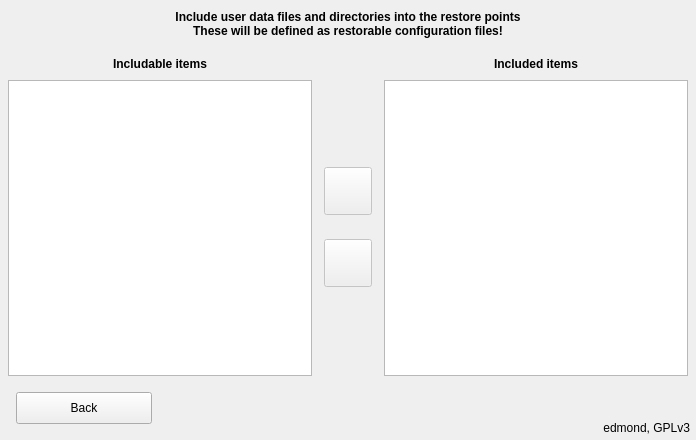
     <widget class="QWidget" name="includepanel" native="true">
      <property name="geometry">
       <rect>
        <x>697</x>
        <y>24</y>
        <width>696</width>
        <height>440</height>
       </rect>
      </property>
      <property name="autoFillBackground">
       <bool>true</bool>
      </property>
      <widget class="QLabel" name="includeitemstext">
       <property name="geometry">
        <rect>
         <x>8</x>
         <y>48</y>
         <width>304</width>
         <height>32</height>
        </rect>
       </property>
       <property name="font">
        <font>
         <weight>75</weight>
         <bold>true</bold>
        </font>
       </property>
       <property name="text">
        <string>Includable items</string>
       </property>
       <property name="alignment">
        <set>Qt::AlignCenter</set>
       </property>
      </widget>
      <widget class="QLabel" name="includedtext">
       <property name="geometry">
        <rect>
         <x>384</x>
         <y>48</y>
         <width>304</width>
         <height>32</height>
        </rect>
       </property>
       <property name="font">
        <font>
         <weight>75</weight>
         <bold>true</bold>
        </font>
       </property>
       <property name="text">
        <string>Included items</string>
       </property>
       <property name="alignment">
        <set>Qt::AlignCenter</set>
       </property>
      </widget>
      <widget class="QPushButton" name="includeremoveitem">
       <property name="enabled">
        <bool>false</bool>
       </property>
       <property name="geometry">
        <rect>
         <x>324</x>
         <y>239</y>
         <width>48</width>
         <height>48</height>
        </rect>
       </property>
       <property name="cursor">
        <cursorShape>PointingHandCursor</cursorShape>
       </property>
       <property name="focusPolicy">
        <enum>Qt::NoFocus</enum>
       </property>
       <property name="toolTip">
        <string>Remove item from the exclusion list</string>
       </property>
       <property name="icon">
        <iconset resource="pictures.qrc">
         <normaloff>:/pictures/leftarrow.png</normaloff>:/pictures/leftarrow.png</iconset>
       </property>
       <property name="iconSize">
        <size>
         <width>24</width>
         <height>22</height>
        </size>
       </property>
      </widget>
      <widget class="QPushButton" name="includeadditem">
       <property name="enabled">
        <bool>false</bool>
       </property>
       <property name="geometry">
        <rect>
         <x>324</x>
         <y>167</y>
         <width>48</width>
         <height>48</height>
        </rect>
       </property>
       <property name="cursor">
        <cursorShape>PointingHandCursor</cursorShape>
       </property>
       <property name="focusPolicy">
        <enum>Qt::NoFocus</enum>
       </property>
       <property name="toolTip">
        <string>Add item to the exclusion list</string>
       </property>
       <property name="icon">
        <iconset resource="pictures.qrc">
         <normaloff>:/pictures/rightarrow.png</normaloff>:/pictures/rightarrow.png</iconset>
       </property>
       <property name="iconSize">
        <size>
         <width>24</width>
         <height>22</height>
        </size>
       </property>
      </widget>
      <widget class="QLabel" name="includeedmondtext">
       <property name="geometry">
        <rect>
         <x>390</x>
         <y>416</y>
         <width>300</width>
         <height>24</height>
        </rect>
       </property>
       <property name="text">
        <string notr="true">edmond, GPLv3</string>
       </property>
       <property name="alignment">
        <set>Qt::AlignRight|Qt::AlignTrailing|Qt::AlignVCenter</set>
       </property>
      </widget>
      <widget class="QPushButton" name="includeback">
       <property name="geometry">
        <rect>
         <x>16</x>
         <y>392</y>
         <width>136</width>
         <height>32</height>
        </rect>
       </property>
       <property name="cursor">
        <cursorShape>PointingHandCursor</cursorShape>
       </property>
       <property name="text">
        <string>Back</string>
       </property>
       <property name="icon">
        <iconset resource="pictures.qrc">
         <normaloff>:/pictures/back.png</normaloff>:/pictures/back.png</iconset>
       </property>
       <property name="iconSize">
        <size>
         <width>13</width>
         <height>13</height>
        </size>
       </property>
      </widget>
      <widget class="QTreeWidget" name="includeitemslist">
       <property name="geometry">
        <rect>
         <x>8</x>
         <y>80</y>
         <width>304</width>
         <height>296</height>
        </rect>
       </property>
       <property name="focusPolicy">
        <enum>Qt::ClickFocus</enum>
       </property>
       <property name="editTriggers">
        <set>QAbstractItemView::NoEditTriggers</set>
       </property>
       <property name="showDropIndicator" stdset="0">
        <bool>false</bool>
       </property>
       <property name="selectionBehavior">
        <enum>QAbstractItemView::SelectItems</enum>
       </property>
       <property name="headerHidden">
        <bool>true</bool>
       </property>
       <column>
        <property name="text">
         <string notr="true">1</string>
        </property>
       </column>
      </widget>
      <widget class="QListWidget" name="includedlist">
       <property name="geometry">
        <rect>
         <x>384</x>
         <y>80</y>
         <width>304</width>
         <height>296</height>
        </rect>
       </property>
       <property name="focusPolicy">
        <enum>Qt::ClickFocus</enum>
       </property>
       <property name="editTriggers">
        <set>QAbstractItemView::NoEditTriggers</set>
       </property>
       <property name="showDropIndicator" stdset="0">
        <bool>false</bool>
       </property>
       <property name="sortingEnabled">
        <bool>true</bool>
       </property>
      </widget>
      <widget class="lblevent" name="includeresize">
       <property name="geometry">
        <rect>
         <x>686</x>
         <y>430</y>
         <width>10</width>
         <height>10</height>
        </rect>
       </property>
       <property name="cursor">
        <cursorShape>PointingHandCursor</cursorShape>
       </property>
       <property name="pixmap">
        <pixmap resource="pictures.qrc">:/pictures/resize.png</pixmap>
       </property>
       <property name="scaledContents">
        <bool>true</bool>
       </property>
       <property name="alignment">
        <set>Qt::AlignCenter</set>
       </property>
      </widget>
      <widget class="QWidget" name="includecover" native="true">
       <property name="geometry">
        <rect>
         <x>5</x>
         <y>5</y>
         <width>686</width>
         <height>430</height>
        </rect>
       </property>
      </widget>
      <widget class="QLabel" name="includetext">
       <property name="geometry">
        <rect>
         <x>0</x>
         <y>0</y>
         <width>696</width>
         <height>48</height>
        </rect>
       </property>
       <property name="font">
        <font>
         <weight>75</weight>
         <bold>true</bold>
        </font>
       </property>
       <property name="text">
        <string>Include user data files and directories into the restore points
These will be defined as restorable configuration files!</string>
       </property>
       <property name="alignment">
        <set>Qt::AlignCenter</set>
       </property>
       <property name="wordWrap">
        <bool>true</bool>
       </property>
      </widget>
      <zorder>includeitemstext</zorder>
      <zorder>includedtext</zorder>
      <zorder>includeremoveitem</zorder>
      <zorder>includeadditem</zorder>
      <zorder>includeedmondtext</zorder>
      <zorder>includeback</zorder>
      <zorder>includeitemslist</zorder>
      <zorder>includedlist</zorder>
      <zorder>includetext</zorder>
      <zorder>includecover</zorder>
      <zorder>includeresize</zorder>
     </widget>
